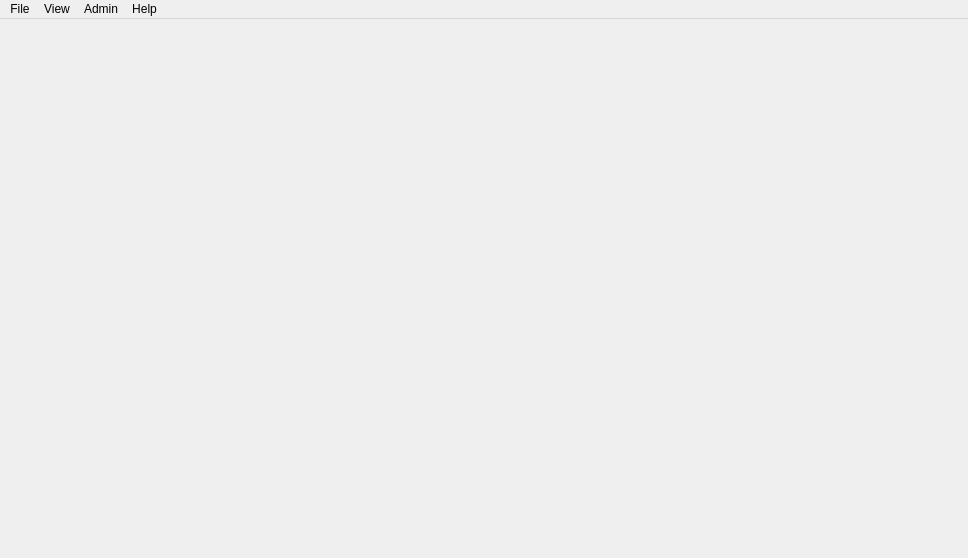
<?xml version="1.0" encoding="UTF-8"?>
<ui version="4.0">
 <class>MapWindow</class>
 <widget class="QMainWindow" name="MapWindow">
  <property name="geometry">
   <rect>
    <x>0</x>
    <y>0</y>
    <width>968</width>
    <height>558</height>
   </rect>
  </property>
  <property name="windowTitle">
   <string>MapWindow</string>
  </property>
  <widget class="QWidget" name="centralWidget">
   <widget class="QLabel" name="label_img">
    <property name="geometry">
     <rect>
      <x>20</x>
      <y>20</y>
      <width>911</width>
      <height>491</height>
     </rect>
    </property>
    <property name="text">
     <string/>
    </property>
   </widget>
  </widget>
  <widget class="QMenuBar" name="menuBar">
   <property name="geometry">
    <rect>
     <x>0</x>
     <y>0</y>
     <width>968</width>
     <height>25</height>
    </rect>
   </property>
   <widget class="QMenu" name="menuFile">
    <property name="title">
     <string>File</string>
    </property>
    <widget class="QMenu" name="menuControl_Panel">
     <property name="title">
      <string>Control Panel</string>
     </property>
     <addaction name="actionOn"/>
     <addaction name="separator"/>
     <addaction name="actionOff"/>
    </widget>
    <widget class="QMenu" name="menuSearch">
     <property name="title">
      <string>Search</string>
     </property>
     <widget class="QMenu" name="menuAvailable_Beds">
      <property name="title">
       <string>Available Beds</string>
      </property>
      <addaction name="actionAcute_Care"/>
      <addaction name="separator"/>
      <addaction name="actionComplex_Continuing_Care"/>
      <addaction name="separator"/>
      <addaction name="actionLong_Term_Care"/>
     </widget>
     <addaction name="menuAvailable_Beds"/>
    </widget>
    <addaction name="menuControl_Panel"/>
    <addaction name="separator"/>
    <addaction name="menuSearch"/>
    <addaction name="separator"/>
    <addaction name="actionLogout"/>
   </widget>
   <widget class="QMenu" name="menuView">
    <property name="title">
     <string>View</string>
    </property>
    <widget class="QMenu" name="menuFacility">
     <property name="title">
      <string>Facility</string>
     </property>
     <addaction name="actionHospital"/>
     <addaction name="separator"/>
     <addaction name="actionNursing_Home"/>
    </widget>
    <widget class="QMenu" name="menuZoom">
     <property name="title">
      <string>Zoom</string>
     </property>
     <addaction name="actionZoom_In"/>
     <addaction name="separator"/>
     <addaction name="actionZoom_Out"/>
    </widget>
    <addaction name="menuFacility"/>
    <addaction name="separator"/>
    <addaction name="actionFull_Screen"/>
    <addaction name="separator"/>
    <addaction name="menuZoom"/>
   </widget>
   <widget class="QMenu" name="menuHelp">
    <property name="title">
     <string>Help</string>
    </property>
    <addaction name="actionAbout"/>
   </widget>
   <widget class="QMenu" name="menuFuck_you">
    <property name="title">
     <string>Admin</string>
    </property>
    <addaction name="actionAdd_newUser"/>
    <addaction name="actionDelete_User"/>
    <addaction name="separator"/>
    <addaction name="actionCreate_Facility"/>
    <addaction name="actionDelete_Facility"/>
   </widget>
   <addaction name="menuFile"/>
   <addaction name="menuView"/>
   <addaction name="menuFuck_you"/>
   <addaction name="menuHelp"/>
  </widget>
  <action name="actionAbout">
   <property name="text">
    <string>About</string>
   </property>
  </action>
  <action name="actionHospital">
   <property name="text">
    <string>Hospital</string>
   </property>
  </action>
  <action name="actionNursing_Home">
   <property name="text">
    <string>Nursing Home</string>
   </property>
  </action>
  <action name="actionFull_Screen">
   <property name="text">
    <string>Full Screen</string>
   </property>
  </action>
  <action name="actionZoom_In">
   <property name="text">
    <string>Zoom In</string>
   </property>
  </action>
  <action name="actionZoom_Out">
   <property name="text">
    <string>Zoom Out</string>
   </property>
  </action>
  <action name="actionOn">
   <property name="text">
    <string>On</string>
   </property>
  </action>
  <action name="actionOff">
   <property name="text">
    <string>Off</string>
   </property>
  </action>
  <action name="actionLogout">
   <property name="text">
    <string>Logout</string>
   </property>
  </action>
  <action name="actionAcute_Care">
   <property name="text">
    <string>Acute Care</string>
   </property>
  </action>
  <action name="actionComplex_Continuing_Care">
   <property name="text">
    <string>Complex Continuing Care</string>
   </property>
  </action>
  <action name="actionLong_Term_Care">
   <property name="text">
    <string>Long Term Care</string>
   </property>
  </action>
  <action name="actionAdd_newUser">
   <property name="text">
    <string>Create User</string>
   </property>
  </action>
  <action name="actionDelete_User">
   <property name="text">
    <string>Delete User</string>
   </property>
  </action>
  <action name="actionCreate_Facility">
   <property name="text">
    <string>Create Facility</string>
   </property>
  </action>
  <action name="actionDelete_Facility">
   <property name="text">
    <string>Delete Facility</string>
   </property>
  </action>
 </widget>
 <layoutdefault spacing="6" margin="11"/>
 <resources/>
 <connections/>
</ui>
